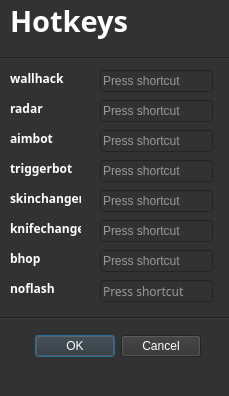
<?xml version="1.0" encoding="UTF-8"?>
<ui version="4.0">
 <class>ChangeHotkeys</class>
 <widget class="QDialog" name="ChangeHotkeys">
  <property name="geometry">
   <rect>
    <x>0</x>
    <y>0</y>
    <width>229</width>
    <height>396</height>
   </rect>
  </property>
  <property name="minimumSize">
   <size>
    <width>229</width>
    <height>396</height>
   </size>
  </property>
  <property name="windowTitle">
   <string>Dialog</string>
  </property>
  <property name="styleSheet">
   <string notr="true">background-color: rgb(50, 50, 50);
color: rgb(255, 255, 255);
QCheckBox:rgb(255, 255, 255);</string>
  </property>
  <widget class="QDialogButtonBox" name="buttonBox">
   <property name="geometry">
    <rect>
     <x>20</x>
     <y>330</y>
     <width>181</width>
     <height>32</height>
    </rect>
   </property>
   <property name="cursor">
    <cursorShape>PointingHandCursor</cursorShape>
   </property>
   <property name="orientation">
    <enum>Qt::Horizontal</enum>
   </property>
   <property name="standardButtons">
    <set>QDialogButtonBox::Cancel|QDialogButtonBox::Ok</set>
   </property>
  </widget>
  <widget class="QLabel" name="label">
   <property name="geometry">
    <rect>
     <x>10</x>
     <y>0</y>
     <width>181</width>
     <height>41</height>
    </rect>
   </property>
   <property name="font">
    <font>
     <family>Microsoft PhagsPa</family>
     <pointsize>22</pointsize>
     <weight>75</weight>
     <italic>false</italic>
     <bold>true</bold>
    </font>
   </property>
   <property name="text">
    <string>Hotkeys</string>
   </property>
  </widget>
  <widget class="Line" name="line">
   <property name="geometry">
    <rect>
     <x>-10</x>
     <y>50</y>
     <width>421</width>
     <height>16</height>
    </rect>
   </property>
   <property name="orientation">
    <enum>Qt::Horizontal</enum>
   </property>
  </widget>
  <widget class="QLabel" name="label_3">
   <property name="geometry">
    <rect>
     <x>10</x>
     <y>70</y>
     <width>71</width>
     <height>16</height>
    </rect>
   </property>
   <property name="font">
    <font>
     <family>Microsoft PhagsPa</family>
     <weight>75</weight>
     <bold>true</bold>
    </font>
   </property>
   <property name="text">
    <string>wallhack</string>
   </property>
  </widget>
  <widget class="QLabel" name="label_4">
   <property name="geometry">
    <rect>
     <x>10</x>
     <y>100</y>
     <width>71</width>
     <height>16</height>
    </rect>
   </property>
   <property name="font">
    <font>
     <family>Microsoft PhagsPa</family>
     <weight>75</weight>
     <italic>false</italic>
     <bold>true</bold>
    </font>
   </property>
   <property name="text">
    <string>radar</string>
   </property>
  </widget>
  <widget class="QLabel" name="label_5">
   <property name="geometry">
    <rect>
     <x>10</x>
     <y>130</y>
     <width>71</width>
     <height>16</height>
    </rect>
   </property>
   <property name="font">
    <font>
     <family>Microsoft PhagsPa</family>
     <weight>75</weight>
     <bold>true</bold>
    </font>
   </property>
   <property name="text">
    <string>aimbot</string>
   </property>
  </widget>
  <widget class="QLabel" name="label_6">
   <property name="geometry">
    <rect>
     <x>10</x>
     <y>160</y>
     <width>71</width>
     <height>16</height>
    </rect>
   </property>
   <property name="font">
    <font>
     <family>Microsoft PhagsPa</family>
     <weight>75</weight>
     <bold>true</bold>
    </font>
   </property>
   <property name="text">
    <string>triggerbot</string>
   </property>
  </widget>
  <widget class="QLabel" name="label_7">
   <property name="geometry">
    <rect>
     <x>10</x>
     <y>190</y>
     <width>71</width>
     <height>16</height>
    </rect>
   </property>
   <property name="font">
    <font>
     <family>Microsoft PhagsPa</family>
     <weight>75</weight>
     <bold>true</bold>
    </font>
   </property>
   <property name="text">
    <string>skinchanger</string>
   </property>
  </widget>
  <widget class="QLabel" name="label_8">
   <property name="geometry">
    <rect>
     <x>10</x>
     <y>220</y>
     <width>71</width>
     <height>16</height>
    </rect>
   </property>
   <property name="font">
    <font>
     <family>Microsoft PhagsPa</family>
     <weight>75</weight>
     <bold>true</bold>
    </font>
   </property>
   <property name="text">
    <string>knifechanger</string>
   </property>
  </widget>
  <widget class="QLabel" name="label_9">
   <property name="geometry">
    <rect>
     <x>10</x>
     <y>250</y>
     <width>71</width>
     <height>16</height>
    </rect>
   </property>
   <property name="font">
    <font>
     <family>Microsoft PhagsPa</family>
     <weight>75</weight>
     <bold>true</bold>
    </font>
   </property>
   <property name="text">
    <string>bhop</string>
   </property>
  </widget>
  <widget class="QLabel" name="label_10">
   <property name="geometry">
    <rect>
     <x>10</x>
     <y>280</y>
     <width>71</width>
     <height>16</height>
    </rect>
   </property>
   <property name="font">
    <font>
     <family>Microsoft PhagsPa</family>
     <weight>75</weight>
     <bold>true</bold>
    </font>
   </property>
   <property name="text">
    <string>noflash</string>
   </property>
  </widget>
  <widget class="QKeySequenceEdit" name="keySequenceEdit">
   <property name="geometry">
    <rect>
     <x>100</x>
     <y>70</y>
     <width>113</width>
     <height>22</height>
    </rect>
   </property>
   <property name="cursor">
    <cursorShape>PointingHandCursor</cursorShape>
   </property>
  </widget>
  <widget class="QKeySequenceEdit" name="keySequenceEdit_2">
   <property name="geometry">
    <rect>
     <x>100</x>
     <y>100</y>
     <width>113</width>
     <height>22</height>
    </rect>
   </property>
   <property name="cursor">
    <cursorShape>PointingHandCursor</cursorShape>
   </property>
  </widget>
  <widget class="QKeySequenceEdit" name="keySequenceEdit_3">
   <property name="geometry">
    <rect>
     <x>100</x>
     <y>130</y>
     <width>113</width>
     <height>22</height>
    </rect>
   </property>
   <property name="cursor">
    <cursorShape>PointingHandCursor</cursorShape>
   </property>
  </widget>
  <widget class="QKeySequenceEdit" name="keySequenceEdit_4">
   <property name="geometry">
    <rect>
     <x>100</x>
     <y>160</y>
     <width>113</width>
     <height>22</height>
    </rect>
   </property>
   <property name="cursor">
    <cursorShape>PointingHandCursor</cursorShape>
   </property>
  </widget>
  <widget class="QKeySequenceEdit" name="keySequenceEdit_5">
   <property name="geometry">
    <rect>
     <x>100</x>
     <y>190</y>
     <width>113</width>
     <height>22</height>
    </rect>
   </property>
   <property name="cursor">
    <cursorShape>PointingHandCursor</cursorShape>
   </property>
  </widget>
  <widget class="QKeySequenceEdit" name="keySequenceEdit_6">
   <property name="geometry">
    <rect>
     <x>100</x>
     <y>220</y>
     <width>113</width>
     <height>22</height>
    </rect>
   </property>
   <property name="cursor">
    <cursorShape>PointingHandCursor</cursorShape>
   </property>
  </widget>
  <widget class="QKeySequenceEdit" name="keySequenceEdit_7">
   <property name="geometry">
    <rect>
     <x>100</x>
     <y>250</y>
     <width>113</width>
     <height>22</height>
    </rect>
   </property>
   <property name="cursor">
    <cursorShape>PointingHandCursor</cursorShape>
   </property>
  </widget>
  <widget class="QKeySequenceEdit" name="keySequenceEdit_8">
   <property name="geometry">
    <rect>
     <x>100</x>
     <y>280</y>
     <width>113</width>
     <height>22</height>
    </rect>
   </property>
   <property name="font">
    <font>
     <family>Microsoft PhagsPa</family>
    </font>
   </property>
   <property name="cursor">
    <cursorShape>PointingHandCursor</cursorShape>
   </property>
  </widget>
  <widget class="Line" name="line_2">
   <property name="geometry">
    <rect>
     <x>-80</x>
     <y>310</y>
     <width>421</width>
     <height>16</height>
    </rect>
   </property>
   <property name="maximumSize">
    <size>
     <width>421</width>
     <height>16</height>
    </size>
   </property>
   <property name="orientation">
    <enum>Qt::Horizontal</enum>
   </property>
  </widget>
 </widget>
 <resources/>
 <connections>
  <connection>
   <sender>buttonBox</sender>
   <signal>accepted()</signal>
   <receiver>ChangeHotkeys</receiver>
   <slot>accept()</slot>
   <hints>
    <hint type="sourcelabel">
     <x>248</x>
     <y>254</y>
    </hint>
    <hint type="destinationlabel">
     <x>157</x>
     <y>274</y>
    </hint>
   </hints>
  </connection>
  <connection>
   <sender>buttonBox</sender>
   <signal>rejected()</signal>
   <receiver>ChangeHotkeys</receiver>
   <slot>reject()</slot>
   <hints>
    <hint type="sourcelabel">
     <x>316</x>
     <y>260</y>
    </hint>
    <hint type="destinationlabel">
     <x>286</x>
     <y>274</y>
    </hint>
   </hints>
  </connection>
 </connections>
</ui>
